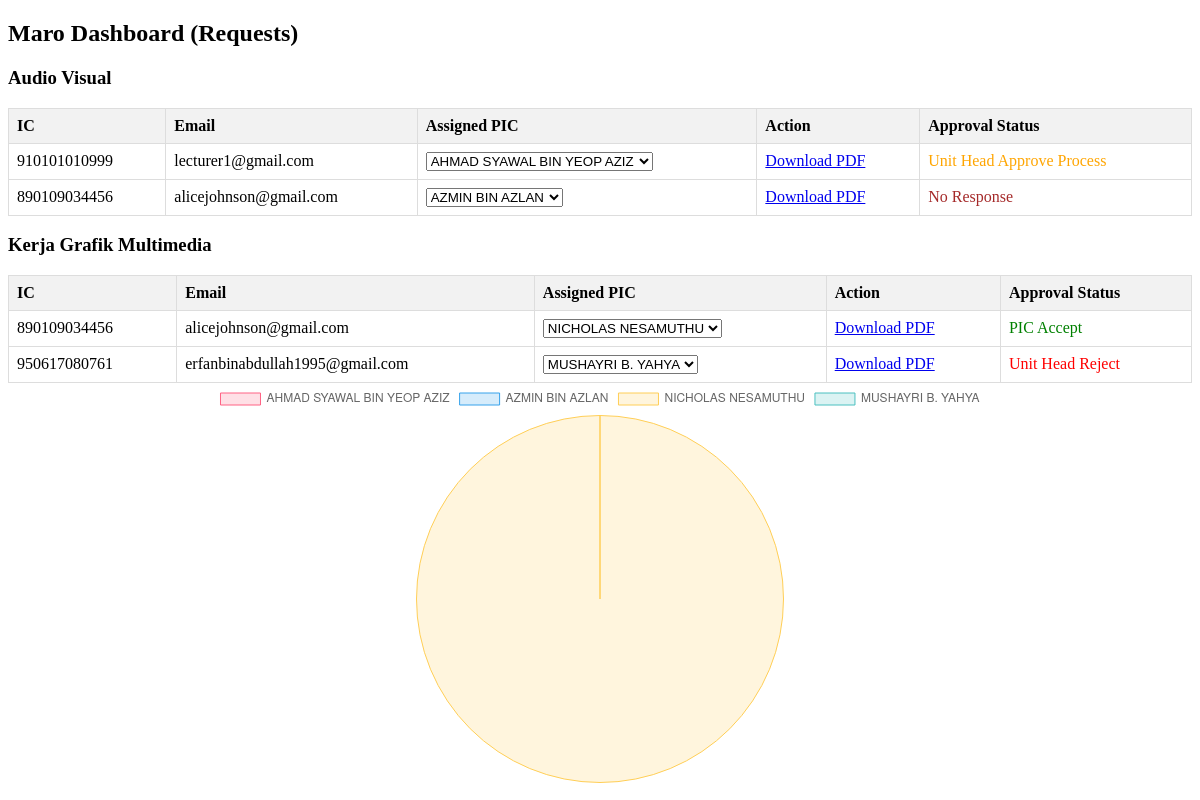
/dashboard_maro.php, run on the app's committed database.
### tables this page shows
CREATE TABLE `form2` (
  `id` int(11) NOT NULL,
  `ic` varchar(20) NOT NULL,
  `email` varchar(255) NOT NULL,
  `perkhidmatan` varchar(50) NOT NULL,
  `created_at` timestamp NOT NULL DEFAULT current_timestamp()
);

CREATE TABLE `form4a` (
  `id` int(11) NOT NULL,
  `ic` varchar(20) NOT NULL,
  `email` varchar(100) NOT NULL,
  `tarikh_raptai` date DEFAULT NULL,
  `masa_raptai` time DEFAULT NULL,
  `submitted_at` timestamp NOT NULL DEFAULT current_timestamp()
);

CREATE TABLE `form2a` (
  `id` int(11) NOT NULL,
  `ic` varchar(20) NOT NULL,
  `email` varchar(255) NOT NULL,
  `perkhidmatan` text NOT NULL,
  `created_at` timestamp NOT NULL DEFAULT current_timestamp(),
  `approval_status` int(11) DEFAULT 0,
  `pic` varchar(255) DEFAULT NULL
);

CREATE TABLE `form4b` (
  `id` int(11) NOT NULL,
  `ic` varchar(20) NOT NULL,
  `email` varchar(255) NOT NULL,
  `tarikh_raptai` date NOT NULL,
  `masa_raptai` time NOT NULL,
  `created_at` timestamp NOT NULL DEFAULT current_timestamp()
);

CREATE TABLE `form2b` (
  `id` int(11) NOT NULL,
  `ic` varchar(20) NOT NULL,
  `email` varchar(100) NOT NULL,
  `tugasan_kerja` varchar(50) DEFAULT NULL,
  `saiz` varchar(50) DEFAULT NULL,
  `konsep` varchar(100) DEFAULT NULL,
  `perkataan` text DEFAULT NULL,
  `durasi_video` varchar(50) DEFAULT NULL,
  `gambar_logo` varchar(255) DEFAULT NULL,
  `created_at` timestamp NOT NULL DEFAULT current_timestamp(),
  `approval_status` int(11) DEFAULT 0,
  `pic` varchar(255) DEFAULT NULL
);

### dashboard_maro.php (the view, shortened to what this page needs)
<?php
include 'database.php';
?>
<!DOCTYPE html>
<html lang="en">
<head>
</head>
<body>
<h2>Maro Dashboard  (Requests)</h2>
<h3>Audio Visual</h3>
<table>
<tr>
    <th>IC</th>
    <th>Email</th>
    <th>Assigned PIC</th>
    <th>Action</th>
    <th>Approval Status</th>
</tr>
<?php
$sql2 = "SELECT form2.*, form2a.*, form3a.*, form4a.*
FROM form2
LEFT JOIN form2a ON form2.ic = form2a.ic
LEFT JOIN form3a ON form2.ic = form3a.ic
LEFT JOIN form4a ON form2.ic = form4a.ic
LEFT JOIN user ON form2.ic = user.ic
WHERE form2.perkhidmatan = 'audio_visual';
";
$result = $conn->query($sql2);
if ($result->num_rows > 0) {
    while ($row = $result->fetch_assoc()) {
        echo "<tr>";
        echo "<td>" . $row["ic"] . "</td>";
        echo "<td>" . $row["email"] . "</td>";
        echo "<td>";
        echo "<select name='pic_assigned'>";
        if ($row["pic"] == null) {
            echo "<option value=''>Select PIC</option>";
            $pic_query = "SELECT * FROM pic";
            $pic_result = mysqli_query($conn, $pic_query);
            if ($pic_result) {
                while ($pic_row = mysqli_fetch_assoc($pic_result)) {
                    echo "<option value='" . $pic_row["name"] . "'>" . $pic_row["name"] . "</option>";
                }
            echo "</select>";
            echo "<button onclick='updatePIC1(" . $row["ic"] . ", this)'>Submit</button>";
            } else {
                echo "Error fetching PIC options: " . mysqli_error($conn);
                echo "</select>";
            }
        }else {
            echo "<option value='" . $row["pic"] . "' selected>" . $row["pic"] . "</option>";
        }
        echo "</td>";
        echo "<td>";
        echo "<a href='maro_pdf1.php?ic=" . $row["ic"] . "&id=" . $row["id"] . "'>Download PDF</a>";
        echo "</td>";
        echo "<td>";
        $status = $row["approval_status"];
        if ($status == 0) {
            echo "<span style='color: brown;'>No Response</span>";
        } elseif ($status == 1) {
            echo "<span style='color: blue;'>PIC Decline</span>";
        } elseif ($status == 2) {
            echo "<span style='color: red;'>Unit Head Reject</span>";
        } elseif ($status == 3) {
            echo "<span style='color: orange;'>Unit Head Approve Process</span>";
        } elseif ($status == 4) {
            echo "<span style='color: green;'>PIC Accept</span>";
        } else {
            echo "No response";
        }
        echo "</td>";
        echo "</tr>";
    }
} else {
    echo "<tr><td colspan='4'>No data available</td></tr>";
}
?>
</table>
<h3>Kerja Grafik Multimedia</h3>
<table>
<tr>
    <th>IC</th>
    <th>Email</th>
    <th>Assigned PIC</th>
    <th>Action</th>
    <th>Approval Status</th>
</tr>
<?php
$sql2 = "SELECT form2.*, form2b.*, form3b.*, form4b.*
FROM form2
LEFT JOIN form2b ON form2.ic = form2b.ic
LEFT JOIN form3b ON form2.ic = form3b.ic
LEFT JOIN form4b ON form2.ic = form4b.ic
LEFT JOIN user ON form2.ic = user.ic
WHERE form2.perkhidmatan = 'kerja_grafik_multimedia';
";
$result = $conn->query($sql2);
if ($result->num_rows > 0) {
    while ($row = $result->fetch_assoc()) {
        echo "<tr>";
        echo "<td>" . $row["ic"] . "</td>";
        echo "<td>" . $row["email"] . "</td>";
        echo "<td>";
        echo "<select name='pic_assigned'>";
        if ($row["pic"] == null) {
            echo "<option value=''>Select PIC</option>";
            $pic_query = "SELECT * FROM pic";
            $pic_result = mysqli_query($conn, $pic_query);
            if ($pic_result) {
                while ($pic_row = mysqli_fetch_assoc($pic_result)) {
                    echo "<option value='" . $pic_row["name"] . "'>" . $pic_row["name"] . "</option>";
                }
            echo "</select>";
            echo "<button onclick='updatePIC2(" . $row["ic"] . ", this)'>Submit</button>";
            } else {
                echo "Error fetching PIC options: " . mysqli_error($conn);
                echo "</select>";
            }
        }else {
            echo "<option value='" . $row["pic"] . "' selected>" . $row["pic"] . "</option>";
        }
        echo "</td>";
        echo "<td>";
        echo "<a href='maro_pdf2.php?ic=" . $row["ic"] . "&id=" . $row["id"] . "'>Download PDF</a>";
        echo "</td>";
        echo "<td>";
        $status = $row["approval_status"];
        if ($status == 0) {
            echo "<span style='color: brown;'>No Response</span>";
        } elseif ($status == 1) {
            echo "<span style='color: blue;'>PIC Decline</span>";
        } elseif ($status == 2) {
            echo "<span style='color: red;'>Unit Head Reject</span>";
        } elseif ($status == 3) {
            echo "<span style='color: orange;'>Unit Head Approve Process</span>";
        } elseif ($status == 4) {
            echo "<span style='color: green;'>PIC Accept</span>";
        } else {
            echo "No response";
        }
        echo "</td>";
        echo "</tr>";
    }
} else {
    echo "<tr><td colspan='4'>No data available</td></tr>";
}
?>
</table>
<?php
$pics = array();
$counts = array();
$sql_form2a = "SELECT DISTINCT pic FROM form2a";
$result_form2a = mysqli_query($conn, $sql_form2a);
$sql_form2b = "SELECT DISTINCT pic FROM form2b";
$result_form2b = mysqli_query($conn, $sql_form2b);
$all_pics = array();
while ($row_form2a = mysqli_fetch_assoc($result_form2a)) {
    $all_pics[] = $row_form2a['pic'];
}
while ($row_form2b = mysqli_fetch_assoc($result_form2b)) {
    $all_pics[] = $row_form2b['pic'];
}
$unique_pics = array_unique($all_pics);
foreach ($unique_pics as $pic) {
    $sql_count = "SELECT COUNT(*) AS count FROM (SELECT pic, approval_status FROM form2a UNION ALL SELECT pic, approval_status FROM form2b) AS combined_forms WHERE pic = '$pic' and approval_status = '4'";
    $result_count = mysqli_query($conn, $sql_count);
    $row_count = mysqli_fetch_assoc($result_count);
    $counts[] = $row_count['count'];
    $pics[] = $pic;
}
?>
<canvas id="myChart" width="200" height="200" style="max-height: 400px;"></canvas>
<script>
    // Get data from PHP arrays
    var pics = <?php echo json_encode($pics); ?>;
    var counts = <?php echo json_encode($counts); ?>;
    // Create a new Chart object
    var ctx = document.getElementById('myChart').getContext('2d');
    var myChart = new Chart(ctx, {
        type: 'pie',
        data: {
            labels: pics, // PIC names
            datasets: [{
                label: 'Count',
                data: counts, // Counts for each PIC
                backgroundColor: [
                    'rgba(255, 99, 132, 0.2)',
                    'rgba(54, 162, 235, 0.2)',
                    'rgba(255, 206, 86, 0.2)',
                    'rgba(75, 192, 192, 0.2)',
                    'rgba(153, 102, 255, 0.2)',
                    'rgba(255, 159, 64, 0.2)'
                ],
                borderColor: [
                    'rgba(255, 99, 132, 1)',
                    'rgba(54, 162, 235, 1)',
                    'rgba(255, 206, 86, 1)',
                    'rgba(75, 192, 192, 1)',
                    'rgba(153, 102, 255, 1)',
                    'rgba(255, 159, 64, 1)'
                ],
                borderWidth: 1
            }]
        },
        options: {
            responsive: true,
            legend: {
                display: false // Hide the default legend
            }
        }
    });
</script>
</body>
</html>

### dashboard_maro.php (style rules this page uses)
table { border-collapse: collapse; width: 100%; }
th, td { border: 1px solid #ddd; padding: 8px; text-align: left; }
th { background-color: #f2f2f2; }
#myChart { position: relative; }

### data on the page
form2: form4a.ic "910101010999", form4a.email "lecturer1@gmail.com", pic_assigned "AHMAD SYAWAL BIN YEOP AZIZ", shows "Unit Head Approve Process"
form2: form4a.ic "890109034456", form4a.email "alicejohnson@gmail.com", pic_assigned "AZMIN BIN AZLAN", shows "No Response"
form2: form4b.ic "890109034456", form4b.email "alicejohnson@gmail.com", pic_assigned "NICHOLAS NESAMUTHU", shows "PIC Accept"
form2: form4b.ic "950617080761", form4b.email "erfanbinabdullah1995@gmail.com", pic_assigned "MUSHAYRI B. YAHYA", shows "Unit Head Reject"

### other printed values
chart data {{ json_encode($pics) }} ["AHMAD SYAWAL BIN YEOP AZIZ","AZMIN BIN AZLAN","NICHOLAS NESAMUTHU","MUSHAYRI B. YAHYA"]
chart data {{ json_encode($counts) }} ["0","0","1","0"]
